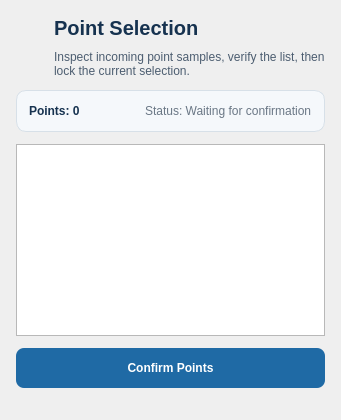
<?xml version="1.0" encoding="UTF-8"?>
<ui version="4.0">
 <class>PointPickPage</class>
 <widget class="QWidget" name="PointPickPage">
  <property name="windowTitle">
   <string>PointPickPage</string>
  </property>
  <layout class="QVBoxLayout" name="verticalLayout">
   <property name="spacing">
    <number>12</number>
   </property>
   <property name="leftMargin">
    <number>16</number>
   </property>
   <property name="topMargin">
    <number>16</number>
   </property>
   <property name="rightMargin">
    <number>16</number>
   </property>
   <property name="bottomMargin">
    <number>16</number>
   </property>
   <item>
    <layout class="QHBoxLayout" name="headerLayout">
     <property name="spacing">
      <number>10</number>
     </property>
     <item>
      <widget class="QLabel" name="headerIconLabel">
       <property name="minimumSize">
        <size>
         <width>28</width>
         <height>28</height>
        </size>
       </property>
       <property name="maximumSize">
        <size>
         <width>28</width>
         <height>28</height>
        </size>
       </property>
       <property name="pixmap">
        <pixmap resource="pointpick.qrc">:/pointpick/pointpick-target.svg</pixmap>
       </property>
       <property name="scaledContents">
        <bool>true</bool>
       </property>
      </widget>
     </item>
     <item>
      <layout class="QVBoxLayout" name="titleLayout">
       <item>
        <widget class="QLabel" name="titleLabel">
         <property name="styleSheet">
          <string notr="true">font-size: 20px; font-weight: 700; color: #16324f;</string>
         </property>
         <property name="text">
          <string>Point Selection</string>
         </property>
        </widget>
       </item>
       <item>
        <widget class="QLabel" name="descriptionLabel">
         <property name="styleSheet">
          <string notr="true">color: #4c5d70;</string>
         </property>
         <property name="wordWrap">
          <bool>true</bool>
         </property>
         <property name="text">
          <string>Inspect incoming point samples, verify the list, then lock the current selection.</string>
         </property>
        </widget>
       </item>
      </layout>
     </item>
    </layout>
   </item>
   <item>
    <widget class="QFrame" name="summaryFrame">
     <property name="frameShape">
      <enum>QFrame::StyledPanel</enum>
     </property>
     <property name="styleSheet">
      <string notr="true">QFrame#summaryFrame { background: #f5f8fb; border: 1px solid #d7e0e8; border-radius: 10px; }</string>
     </property>
     <layout class="QHBoxLayout" name="summaryLayout">
      <property name="leftMargin">
       <number>12</number>
      </property>
      <property name="topMargin">
       <number>10</number>
      </property>
      <property name="rightMargin">
       <number>12</number>
      </property>
      <property name="bottomMargin">
       <number>10</number>
      </property>
      <item>
       <widget class="QLabel" name="pointCountLabel">
        <property name="styleSheet">
         <string notr="true">font-weight: 600; color: #16324f;</string>
        </property>
        <property name="text">
         <string>Points: 0</string>
        </property>
       </widget>
      </item>
      <item>
       <spacer name="summarySpacer">
        <property name="orientation">
         <enum>Qt::Horizontal</enum>
        </property>
        <property name="sizeHint" stdset="0">
         <size>
          <width>40</width>
          <height>20</height>
         </size>
        </property>
       </spacer>
      </item>
      <item>
       <widget class="QLabel" name="statusLabel">
        <property name="styleSheet">
         <string notr="true">color: #6a7785;</string>
        </property>
        <property name="text">
         <string>Status: Waiting for confirmation</string>
        </property>
       </widget>
      </item>
     </layout>
    </widget>
   </item>
   <item>
    <widget class="QListWidget" name="pointList">
     <property name="alternatingRowColors">
      <bool>true</bool>
     </property>
     <property name="selectionMode">
      <enum>QAbstractItemView::NoSelection</enum>
     </property>
    </widget>
   </item>
   <item>
    <widget class="QPushButton" name="confirmButton">
     <property name="minimumSize">
      <size>
       <width>0</width>
       <height>40</height>
      </size>
     </property>
     <property name="styleSheet">
      <string notr="true">QPushButton { background: #1f6aa5; color: white; border: none; border-radius: 8px; font-weight: 600; padding: 0 14px; }
QPushButton:disabled { background: #b8c7d6; color: #eff4f9; }</string>
     </property>
     <property name="text">
      <string>Confirm Points</string>
     </property>
     <property name="icon">
      <iconset resource="pointpick.qrc">
       <normaloff>:/pointpick/pointpick-status.svg</normaloff>:/pointpick/pointpick-status.svg</iconset>
     </property>
    </widget>
   </item>
   <item>
    <spacer name="bottomSpacer">
     <property name="orientation">
      <enum>Qt::Vertical</enum>
     </property>
     <property name="sizeHint" stdset="0">
      <size>
       <width>20</width>
       <height>16</height>
      </size>
     </property>
    </spacer>
   </item>
  </layout>
 </widget>
 <resources>
  <include location="pointpick.qrc"/>
 </resources>
 <connections/>
</ui>
